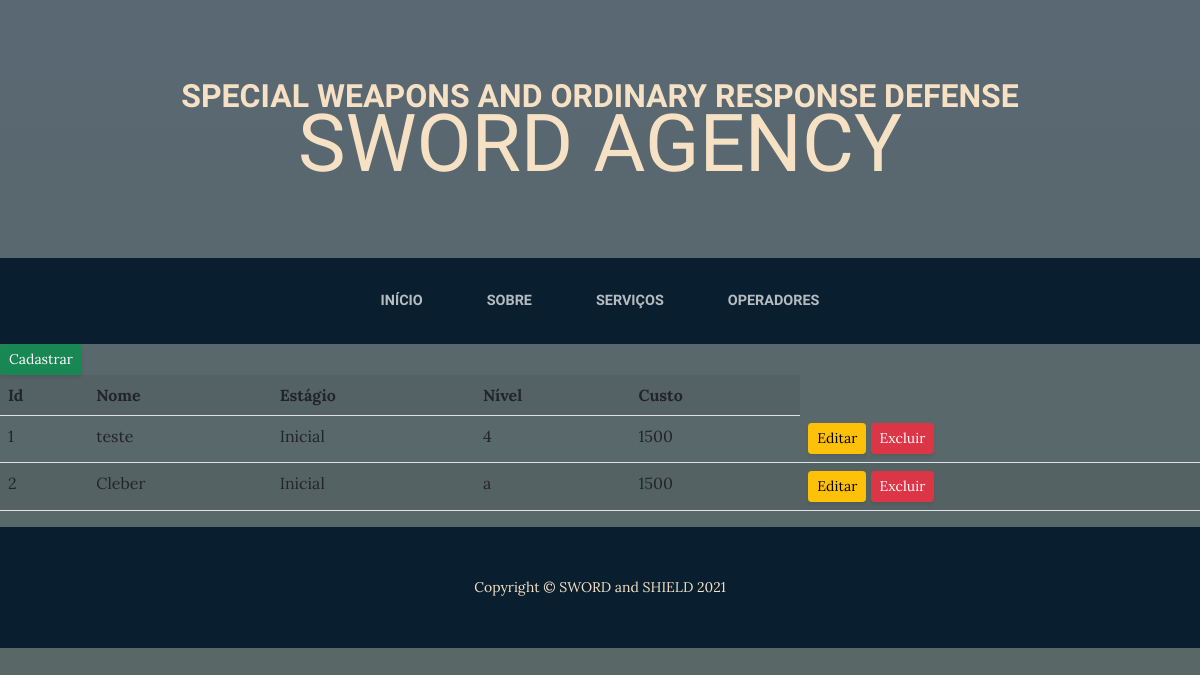
Screenshot of /list/service/ (signed in) with the database file from the repository.
### paginas/models.py (models this page shows, shortened)
class Service(models.Model):
    name = models.CharField(max_length=50, help_text="Digite o nome completo do operador")
    stage = models.CharField(max_length=50, help_text='Informe o CPF do operador')
    level = models.CharField(max_length=100, help_text="Informe a área do operador")
    price = models.CharField(max_length=100, help_text="Informe o departamento do operador")
    user = models.ForeignKey(User, on_delete=models.PROTECT)

### paginas/views.py (the view)
# urls.py: path('list/service/', ServiceList.as_view(), name="list-service"),
class ServiceList(LoginRequiredMixin, ListView):
	login_url = reverse_lazy('login')
	model = Service
	template_name = 'pages/service-list.html'
	success_url = reverse_lazy('index')

### paginas/templates/pages/service-list.html
{% extends 'pages/base.html' %}
{% load static %}
{% block content %}
        <table class="table table-striped">
            <a href="{% url 'register-service' %}" class="btn btn-success btn-sm">Cadastrar</a>
            <tr>
                <th>Id</th>
                <th>Nome</th>
                <th>Estágio</th>
                <th>Nível</th>
                <th>Custo</th>
            </tr>
            {% for service in object_list %}
            <tr>
                <td>{{service.pk}}</td>
                <td>{{service.name}}</td>
                <td>{{service.stage}}</td>
                <td>{{service.level}}</td>
                <td>{{service.price}}</td>
                <td>
                    <a href="{% url 'update-service' service.pk %}" class="btn btn-warning btn-sm">Editar</a>
                    <a href="{% url 'delete-service' service.pk %}" class="btn btn-danger btn-sm">Excluir</a>
                </td>
            </tr>
            {% empty %}
            <tr>
                <td colspan="3">Nenhum Serviço Cadastrado!</td>
            </tr>
            {% endfor %}
        </table>
        {% endblock %}

### rows the page displays
Service: pk "1", name "teste", stage "Inicial", level "4", price "1500"
Service: pk "2", name "Cleber", stage "Inicial", level "a", price "1500"
